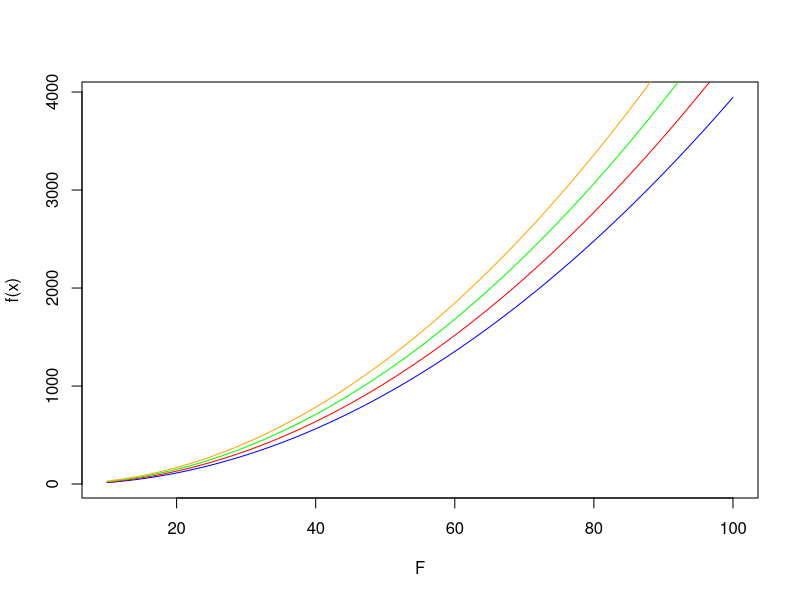

Write the R code that produced this figure. (Note: this script raises an error after producing the figure.)

library(ggplot2)

# f<-function(x) 2*x^2 + 10*x + 1
# g<-function(x) 2.8*x^2 + 5*x + 1
# h<-function(x) 3.6*x^2 + 1*x + 1
# curve(f,0,100,col="blue")
# curve(g,0,100,col="red", add=TRUE)
# curve(h,0,100,col="green", add=TRUE)
# 
# f1<-function(x) 2*x^2 + 50*x + 1
# f2<-function(x) 2*x^2 + 1*x + 1
# curve(f1,0,100,col="blue")
# curve(f2,0,100,col="red", add=TRUE)

#VAL=data[data$N == 60 & data$echs==1,]
#plot(VAL$F, VAL$L, type="l")
#VAL=data[data$N == 80 & data$echs==1,]
#lines(VAL$F, VAL$L, col="red")

#---------------------------------------------------------------------------
plotFunction<-function(func, xm, xM, main, xlab, ylab){
  
  fonction<-parse(text=func)
  fonction<-eval(fonction)
  x <- seq(xm, xM, by=1)
  val <- data.frame(x = x, y = fonction(x))
  p<-(
    ggplot(data = val, aes(x = x, y = y))+#, color="red")) + 
      geom_line(color="red") + 
      scale_x_continuous(name = xlab) +
      scale_y_continuous(name = ylab) +
      ggtitle(main)
  )
  
}

facteur<-3.5
modL<-function(F, N) { 
  y<-(0.008*N+1) * F^2 + (0.001*N-10) *F  + (0.02*N + 1)
  return(y/facteur)  
}

f<-function(F){ modL(F, 60)}  # N=60
g<-function(F){ modL(F, 80)}  # N=80
h<-function(F){ modL(F, 100)}  # N=100
k<-function(F){ modL(F, 120)}  # N=120

curve(f,10,100,col="blue", xlab = "F")
curve(g,10,100,col="red", add=TRUE)
curve(h,10,100,col="green", add=TRUE)
curve(k,10,100,col="orange", add=TRUE)

inductances<-c()
frequencies<-c(10,20,28.5,40,50,66.6,100)
nTypes<-c(60, 80, 100, 120)
echs<-c()


# Génération des inductances

for(k in 1:3){
  
  for(i in nTypes){
    
      L<-modL(c(10,20,28.5,40,50,66.6,100),i)
      inductances<-append(inductances, L)
      echs<-append(echs, k)
    }
    
  
  
}

inductancesBruit<-round(inductances + (rnorm(7)+1)*2,2)
F<-rep(frequencies, 4)
N<-c(rep(nTypes[1],7), rep(nTypes[2],7), rep(nTypes[3],7),rep(nTypes[4],7))

data<-data.frame(echs, N, F, inductancesBruit, inductancesBruit)
colnames(data)[4] = "L"
colnames(data)[5] = "R"
write.csv(data,"./data/data.csv", row.names = FALSE)


# Réprésentation des inductances
colr<-c("blue", "red", "green", "orange")
c<-0
compteur<-1
f<-seq(10, 100, by=1)
VAL=data[data$N == 60 & data$echs==1,]
plot(VAL$F, VAL$L)

for(e in unique(echs)){
  for (n in nTypes){
    
    
    VAL=data[data$N == n & data$echs==e,] 
    mod <- lm(VAL$L~VAL$F+I(VAL$F^2), data=VAL)
   
    
    print(summary(mod))
    
    titre<-paste("Inductance / Fréquence - N=", as.character(n), "pour éch:", as.character(e))
    Lest<-function(F){mod$coefficients[1]  + mod$coefficients[2] * F +   mod$coefficients[3] * F^2}
    # p<-(ggplot(VAL) + geom_point(aes(x = F, y = L), colour = "#4271AE")  + stat_function(fun = Lest, color = "red") +  ggtitle(titre) 
    #   
    # )
    # #png("L1.png")
    # print(p)
    # #dev.off()
    print(paste("COMPTEUR:", compteur))
    compteur<-compteur + 1
    
    
    points(VAL$F, VAL$L)
    lines(f, Lest(f), col=colr[c], add=TRUE)
    c<-c + 1
    
  }

}
